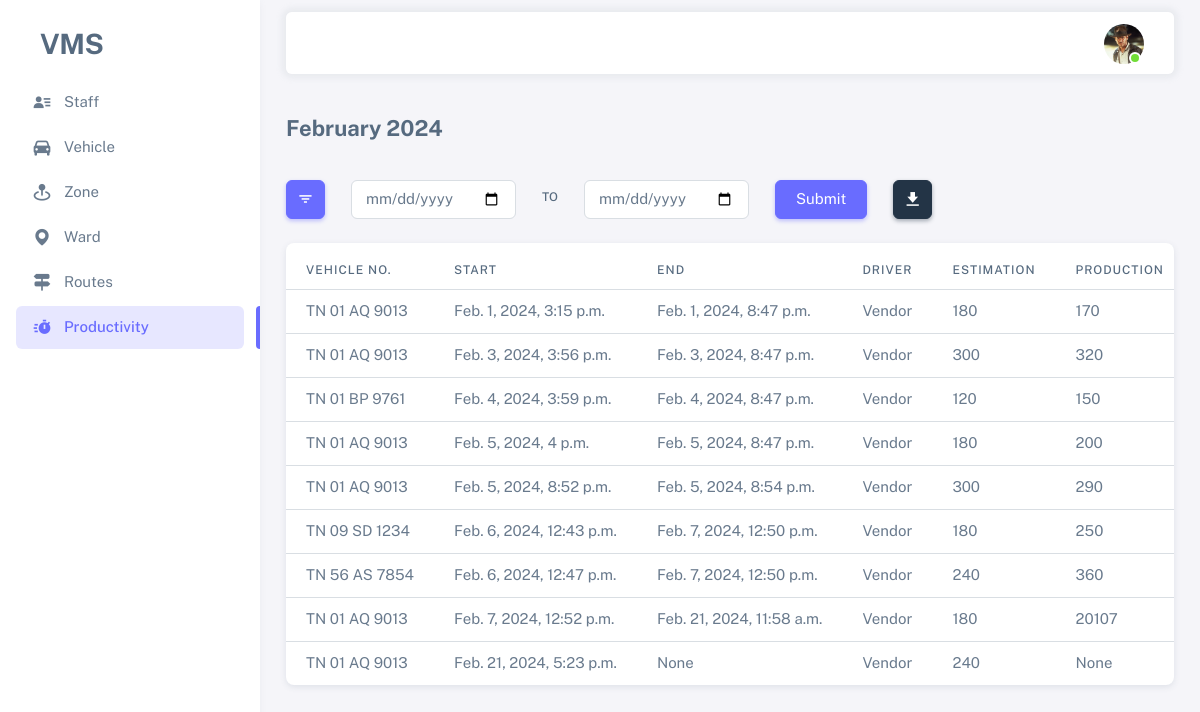
Page /productivity-month-report/ (signed in) on the committed database.
### vms_app/models.py (models this page shows, shortened)
class Employee(AbstractBaseUser, PermissionsMixin):
    id = models.UUIDField(primary_key=True, editable=False, unique=True, default=uuid.uuid4)
    name = models.CharField(max_length=100)
    image = models.ImageField(upload_to='profiles/', null=True, blank=True)
    employee_id = models.CharField(max_length=100, unique=True)
    is_active = models.BooleanField(default=True)
    is_staff = models.BooleanField(default=True)
    is_superuser = models.BooleanField(default=False)
    contact = models.CharField(max_length=255)
    address = models.TextField()
    remark = models.TextField(null=True, blank=True)
    objects = EmployeeManager()
    USERNAME_FIELD = 'employee_id'
    REQUIRED_FIELDS = ['name']

class Productivity(models.Model):
    vehicle = models.ForeignKey(Vehicle, related_name="vehicle_productivity_set", on_delete=models.SET_NULL, null=True,
                                blank=True, limit_choices_to={'is_active': True, 'is_working': False})
    start = models.DateTimeField(default=timezone.now)
    out_km = models.FloatField(null=True, blank=True, default=0.0)
    end = models.DateTimeField(null=True, blank=True)
    in_km = models.FloatField(null=True, blank=True, default=0.0)
    shift = models.CharField(max_length=100, null=True, blank=True)
    routes = models.ManyToManyField(Route, blank=True, limit_choices_to={'is_active': True})
    estimation = models.IntegerField(null=True, blank=True)
    driver = models.CharField(max_length=500, default='Vendor')
    day_production = models.IntegerField(null=True, blank=True)
    total_trip = models.IntegerField(null=True, blank=True, default=1)
    first_trip_ton = models.IntegerField(null=True, blank=True)
    second_trip_ton = models.IntegerField(null=True, blank=True)
    third_trip_ton = models.IntegerField(null=True, blank=True)
    fourth_trip_ton = models.IntegerField(null=True, blank=True)
    fifth_trip_ton = models.IntegerField(null=True, blank=True)
    sixth_trip_ton = models.IntegerField(null=True, blank=True)

class Vehicle(models.Model):
    vehicle_number = models.CharField(max_length=100, unique=True)
    is_active = models.BooleanField(default=True)
    is_working = models.BooleanField(default=False)
    supervisor = models.ForeignKey(Employee, on_delete=models.SET_NULL, null=True, blank=True,
                                   related_name='vehicle_supervised_by', limit_choices_to={'is_active': True})
    remark = models.TextField(null=True, blank=True)
    created_by = models.ForeignKey(Employee, on_delete=models.SET_NULL, null=True, blank=True,
                                   related_name='vehicle_created_by')
    created_on = models.DateTimeField(auto_now_add=True)
    updated_by = models.ForeignKey(Employee, on_delete=models.SET_NULL, null=True, blank=True,
                                   related_name='vehicle_updated_by')
    updated_on = models.DateTimeField(auto_now=True)
    zone = models.ForeignKey(Zone, related_name='zone_vehicles_set',
                             on_delete=models.PROTECT, null=True, blank=True)
    workshop = models.ForeignKey(Workshop, related_name='workshop_vehicles_set',
                                 on_delete=models.PROTECT, null=True, blank=True)
    register_number = models.CharField(max_length=50, null=True, blank=True, unique=True)
    chassis_number = models.CharField(max_length=50, null=True, blank=True)
    vehicle_model = models.CharField(max_length=50, null=True, blank=True)
    type = models.CharField(max_length=50, null=True, blank=True)
    engine_number = models.CharField(max_length=50, null=True, blank=True)
    fc_date = models.DateField(null=True, blank=True)
    insurance = models.DateField(null=True, blank=True)
    puc = models.DateField(null=True, blank=True)  # pollution under control certificate expiry date
    def __str__(self) -> str:
        return self.vehicle_number

### vms_app/views.py (the view)
# urls.py: path('productivity-month-report/', views.productivity_month_report, name='productivity_month_report'),
@login_required(login_url='login')
@active_required
def productivity_month_report(request):
    today = timezone.now()
    current_year = today.year
    current_month = today.month
    productivity = Productivity.objects.filter(
        start__year=current_year,
        start__month=current_month
    )
    filename = today.strftime("%B %Y")
    if request.method == "POST":
        response = HttpResponse(content_type='application/ms-excel')
        response['Content-Disposition'] = f'attachment; filename="{filename}.xlsx"'
        excel_report = productivity_excel_report(filename, productivity)
        excel_report.save(response)
        return response
    context = {
        "head": filename,
        "menu": "menu-productivity",
        "productivity_list": productivity
    }
    return render(request, 'vms_app/productivity_report.html', context)

### vms_app/templates/vms_app/productivity_report.html (shortened to what this page needs)
{% extends "base.html" %}
{% load crispy_forms_tags %}
{% block content %}
<h4 class="fw-bold py-3 mb-4">{% if data %}{{data.start|date:"d / m / Y"}} - {{data.end|date:"d / m / Y"}}{% else %}{{head}}{% endif %}</h4>
<div class="row">
    <div class="col-auto">
        <button type="button" class="btn btn-primary btn-icon dropdown-toggle hide-arrow" data-bs-toggle="dropdown" aria-expanded="false">
            <i class="bx bx-filter"></i>
        </button>
    </div>
    <div class="col-auto">
        <form action="{% url "productivity_custom_report" %}" method="post">
            <div class="row">
                <div class="col-auto">
                    <input class="form-control" type="date" name="start" value="{{data.start|date:"Y-m-d"}}" required>
                </div>
                <div class="col-auto">
                    <label class="form-label mt-2">To</label>
                </div>
                <div class="col-auto">
                    <input class="form-control" type="date" name="end" value="{{data.end|date:"Y-m-d"}}" required>
                </div>
                <div class="col-auto">
                    <button type="submit" class="btn btn-primary" name="submit">Submit</button>
                </div>
            </div>
        </form>
    </div>
    {% if not custom %}
        <div class="col-auto">
            <form  method="post">
                <button type="submit" class="btn btn-dark btn-icon" name="download" value="1"><i class='bx bxs-download' ></i></button>
            </form>
        </div>
    {% endif %}
</div>
<div class="card mt-4">
    <div class="table-responsive text-nowrap mt-2">
        <table class="table">
            <thead>
                <tr>
                    <th>Vehicle No.</th>
                    <th>Start</th>
                    <th>End</th>
                    <th>Driver</th>
                    <th>Estimation</th>
                    <th>Production</th>
                </tr>
            </thead>
            <tbody class="table-border-bottom-0">
                {% for productivity in productivity_list %}
                <tr>
                    <td>{{productivity.vehicle}}</td>
                    <td>{{productivity.start}}</td>
                    <td>{{productivity.end}}</td>
                    <td>{{productivity.driver }}</td>
                    <td>{{productivity.estimation }}</td>
                    <td>{{productivity.day_production }}</td>
                </tr>
                {% endfor %}
            </tbody>
        </table>
    </div>
</div>
{% endblock content %}

### templates/base.html (shortened to what this page needs)
<!DOCTYPE html>
{% load static %}
<html
  lang="en"
  class="light-style layout-menu-fixed"
  dir="ltr"
  data-theme="theme-default"
  data-assets-path="{% static "assets/" %}"
  data-template="vertical-menu-template-free"
>
<head>
  <link rel="stylesheet" href="{% static "assets/vendor/fonts/boxicons.css" %}" />
  <link rel="stylesheet" href="{% static "assets/vendor/css/core.css" %}" class="template-customizer-core-css" />
  <link rel="stylesheet" href="{% static "assets/vendor/css/theme-default.css" %}" class="template-customizer-theme-css" />
  <link rel="stylesheet" href="{% static "assets/css/demo.css" %}" />
  <link rel="stylesheet" href="{% static "assets/vendor/libs/perfect-scrollbar/perfect-scrollbar.css" %}" />
  <link rel="stylesheet" href="{% static "assets/vendor/libs/apex-charts/apex-charts.css" %}" />
  <link rel="stylesheet" href="https://cdn.jsdelivr.net/npm/bootstrap-icons@1.11.3/font/bootstrap-icons.min.css">
</head>
<body>
  <div class="layout-wrapper layout-content-navbar">
    <div class="layout-container">
      <aside id="layout-menu" class="layout-menu menu-vertical menu bg-menu-theme">
        <div class="app-brand demo">
          <a href="{% url "home" %}" class="app-brand-link">
            <span class="app-brand-text demo menu-text fw-bolder ms-2">VMS</span>
          </a>
        </div>
        <ul class="menu-inner py-1">
          {% if request.user.is_superuser %}
            <li class="menu-item" id="menu-staff">
              <a href="{% url "staff_list" %}" class="menu-link">
                <i class="menu-icon tf-icons bx bxs-user-detail"></i>
                <div data-i18n="Staff">Staff</div>
              </a>
            </li>
          {% endif %}
          <li class="menu-item" id="menu-vehicle">
            <a href="{% url "home" %}" class="menu-link">
              <i class="menu-icon tf-icons bx bxs-car"></i>
              <div data-i18n="Vehicle">Vehicle</div>
            </a>
          </li>
          <li class="menu-item" id="menu-zone">
            <a href="{% url "zone_list" %}" class="menu-link">
              <i class="menu-icon tf-icons bx bxs-map-pin"></i>
              <div data-i18n="Routes">Zone</div>
            </a>
          </li>
          <li class="menu-item" id="menu-ward">
            <a href="{% url "ward_list" %}" class="menu-link">
              <i class="menu-icon tf-icons bx bxs-map"></i>
              <div data-i18n="Routes">Ward</div>
            </a>
          </li>
          <li class="menu-item" id="menu-route">
            <a href="{% url "route_list" %}" class="menu-link">
              <i class="menu-icon tf-icons bx bxs-directions"></i>
              <div data-i18n="Routes">Routes</div>
            </a>
          </li>
          <li class="menu-item" id="menu-productivity">
            <a href="{% url "productivity_list" %}" class="menu-link">
              <i class="menu-icon tf-icons bx bxs-timer"></i>
              <div data-i18n="Routes">Productivity</div>
            </a>
          </li>
        </ul>
      </aside>
      <div class="layout-page">
        <nav class="layout-navbar container-xxl navbar navbar-expand-xl navbar-detached align-items-center bg-navbar-theme" id="layout-navbar">
          <div class="navbar-nav-right d-flex align-items-center" id="navbar-collapse">
            <ul class="navbar-nav flex-row align-items-center ms-auto">
              <li class="nav-item navbar-dropdown dropdown-user dropdown">
                <a class="nav-link dropdown-toggle hide-arrow" href="javascript:void(0);" data-bs-toggle="dropdown">
                  <div class="avatar avatar-online">
                    <img src="{% if request.user.image %}{{ request.user.image.url }}{% else %}{% static "assets/img/avatars/default.png" %}{% endif %}" width="50px" alt class="w-px-40 h-auto rounded-circle" />
                  </div>
                </a>
              </li>
            </ul>
          </div>
        </nav>
        <div class="content-wrapper">
          <div class="container-xxl flex-grow-1 container-p-y">
            {% block content %}
            {% endblock content %}
          </div>
        </div>
      </div>
    </div>
  </div>
</body>
</html>

### static/assets/css/demo.css (style rules this page uses)
.menu .app-brand.demo { height: 64px; margin-top: 12px; }
.app-brand-text.demo { font-size: 1.75rem; letter-spacing: -0.5px; }

### rows in the picture
Employee: image (picture)
Productivity: vehicle "TN 01 AQ 9013", start "Feb. 1, 2024, 3:15 p.m.", end "Feb. 1, 2024, 8:47 p.m.", driver "Vendor", estimation "180", day_production "170"
Productivity: vehicle "TN 01 AQ 9013", start "Feb. 3, 2024, 3:56 p.m.", end "Feb. 3, 2024, 8:47 p.m.", driver "Vendor", estimation "300", day_production "320"
Productivity: vehicle "TN 01 BP 9761", start "Feb. 4, 2024, 3:59 p.m.", end "Feb. 4, 2024, 8:47 p.m.", driver "Vendor", estimation "120", day_production "150"
Productivity: vehicle "TN 01 AQ 9013", start "Feb. 5, 2024, 4 p.m.", end "Feb. 5, 2024, 8:47 p.m.", driver "Vendor", estimation "180", day_production "200"
Productivity: vehicle "TN 01 AQ 9013", start "Feb. 5, 2024, 8:52 p.m.", end "Feb. 5, 2024, 8:54 p.m.", driver "Vendor", estimation "300", day_production "290"
Productivity: vehicle "TN 09 SD 1234", start "Feb. 6, 2024, 12:43 p.m.", end "Feb. 7, 2024, 12:50 p.m.", driver "Vendor", estimation "180", day_production "250"
Productivity: vehicle "TN 56 AS 7854", start "Feb. 6, 2024, 12:47 p.m.", end "Feb. 7, 2024, 12:50 p.m.", driver "Vendor", estimation "240", day_production "360"
Productivity: vehicle "TN 01 AQ 9013", start "Feb. 7, 2024, 12:52 p.m.", end "Feb. 21, 2024, 11:58 a.m.", driver "Vendor", estimation "180", day_production "20107"
Productivity: vehicle "TN 01 AQ 9013", start "Feb. 21, 2024, 5:23 p.m.", end "None", driver "Vendor", estimation "240", day_production "None"
